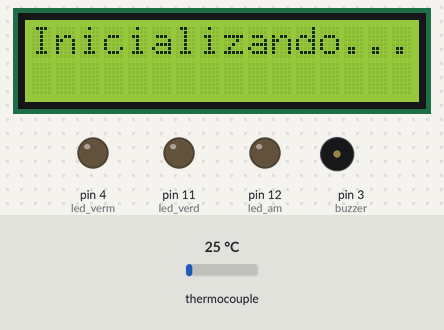
Bench run of a sketch on a simulated Arduino Uno, built with avr-gcc and run on an emulated ATmega328P. On the bench: 16×2 character LCD, output pins drawn as LEDs (lit = HIGH), buzzer (waves = sounding). Inputs (shaded band) come from the test bench; at power-on: thermocouple 25 °C. What the sketch prints to the serial monitor is not drawn.

Above: at 3.1 s.
At 9.3 s:
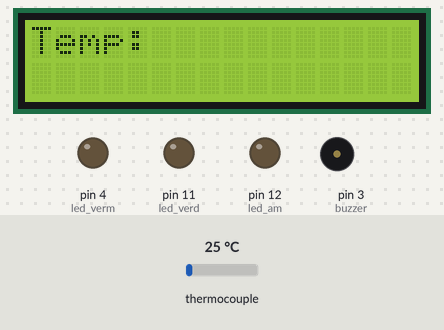
9.4 s: thermocouple set to 145 °C
At 11.4 s:
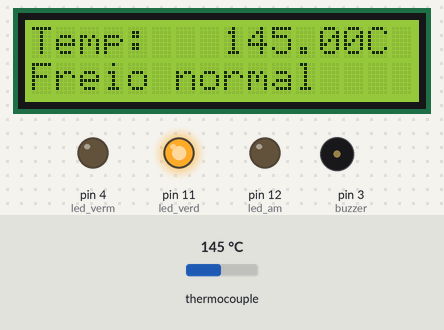
12.6 s: thermocouple set to 155 °C
At 15.3 s:
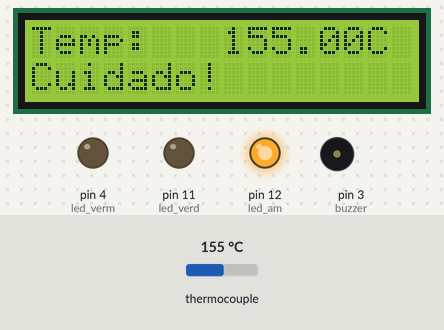
16.4 s: thermocouple set to 6 °C
At 18.6 s:
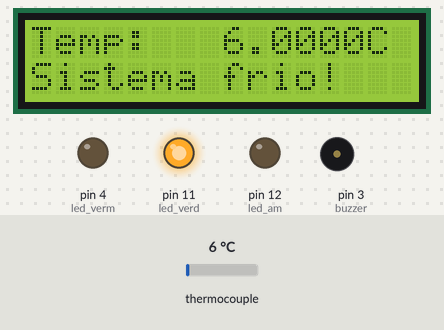
Timing chart, 0 to 20.1 s (numbered marks = the images above; inputs shaded):
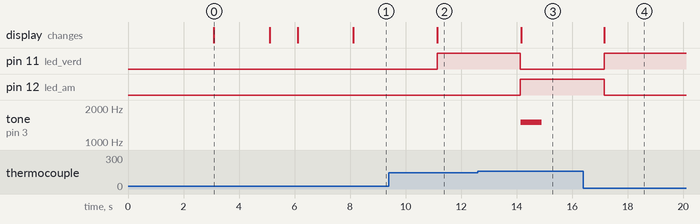

Measured:
- the behaviour switches between 150 and 151 °C on thermocouple (found by bisection; images 2 and 3)
- after the input at 9.4 s, the display: changes after 1.7 s (image 2)
- after the input at 12.6 s, pin 11 (led_verd): HIGH → LOW after 1.5 s; pin 12 (led_am): LOW → HIGH after 1.5 s; tone on pin 3 (buzzer): silent → 1500 Hz after 1.6 s, → silent 0.75 s later; the display: changes after 1.6 s (image 3)
- after the input at 16.4 s, pin 11 (led_verd): LOW → HIGH after 0.75 s; pin 12 (led_am): HIGH → LOW after 0.75 s; tone on pin 3 (buzzer): stops changing and stays silent; the display: changes after 0.75 s (image 4)
- what the display in image 0 shows lasts 2.0 s, from 3.1 s to 5.1 s

The sketch:

Controle03.ino
```cpp
#include <max6675.h>
#include <Wire.h>
#include <LiquidCrystal_I2C.h>

LiquidCrystal_I2C lcd(0x27,16,2);

/* Definições: GPIOs do Arduino utilizado na comunicação com o
   MAX6675 */
#define GPIO_SO       8
#define GPIO_CS       9
#define GPIO_CLK      10

/* Criação de objeto para comunicação com termopar */
MAX6675 termopar(GPIO_CLK, GPIO_CS, GPIO_SO);


//Variáveis globais.
unsigned long time = 0, now1=0, now2=0, now3=0,now4=0;
int led_verm=4, led_verd=11, led_am=12, buzzer=3, qt1=0;
float read_sensor;

/*-----------Funções de alerta-------------------------*/

/*\\\\\\\\\\\\\\\\\\\\\\\\\\\\\\FUNCAO TEMPERATURA MEDIANA\\\\\\\\\\\\\\\\\\\\\\\\\\\\\\\\*/
void normal() //para quando o feio estiver nem quente nem frio
{
  qt1=0;
  lcd.setCursor(0,1);
  lcd.print("Freio normal     "); // freio em condicao normal
  digitalWrite(led_verd, HIGH); // liga led verde
  digitalWrite(led_am, LOW);
  digitalWrite(led_verm, LOW);
}


void freio_frio() // para quando o freio nao estiver quente
{
  qt1=0;
  lcd.setCursor(0,1);
  lcd.print("Sistema frio!     ");
  digitalWrite(led_verd, HIGH); // liga led verde
  digitalWrite(led_am, LOW);
  digitalWrite(led_verm, LOW);
}


void cuidado(){
  digitalWrite(led_verd, LOW);
  digitalWrite(led_am, HIGH); // liga led amarelo
  digitalWrite(led_verm, LOW);

  if((millis()-now1)>=2000) {
       now1=millis();
       lcd.setCursor(0,1);
       lcd.print("Perda de freio!         ");
       if(qt1<=2){
          tone(buzzer,1500, 750);
       }
       qt1++;
    }
  if((millis()-now2)>=4000) {
        now2=millis();
        lcd.setCursor(0,1);
        lcd.print("Cuidado!           ");
      }
}

void perigo() //para quando o freio passar da temp. de perda de freio
{
  digitalWrite(led_verd, LOW);
  digitalWrite(led_am, LOW);
  digitalWrite(led_verm, HIGH); // liga led vermelho

  if((millis()-now3)>=2000) {
       now3=millis();
       lcd.setCursor(0,1);
       lcd.print("Sem freios!      ");
      //Freio superaquecido
       tone(buzzer,1500,1000);

    }
  if((millis()-now4)>=4000) {
         now4=millis();
         lcd.setCursor(0,1);
         lcd.print("");
      }
}


void setup()
{
    Serial.begin(9600);
    //Configurando LCD
    lcd.init();
    lcd.backlight();
    lcd.print("    TEMPTOR   ");
    delay(3000);
    lcd.clear();
    lcd.print("Inicializando...");
    delay(2000);
    lcd.clear();
    delay(1000);
    lcd.print("Inicializando...");
    delay(2000);
    lcd.clear();
    pinMode(buzzer,OUTPUT); // buzzer
    pinMode(led_verd,OUTPUT); // led verde
    pinMode(led_am,OUTPUT); // led amarelo
    pinMode(led_verm,OUTPUT); // led vermelho
    time = millis();
}

/* Programa principal */
void loop(){
    lcd.setCursor(0,0);
    lcd.print("Temp:");
   /*-----------Média móvel-------------*/
    if (millis() - time >= 3000) {
    time = millis();
    read_sensor=termopar.readCelsius();
    Serial.print("Temperatura: ");
    Serial.print(read_sensor);
    Serial.println("C");

    lcd.setCursor(8,0);
    lcd.print(read_sensor);
    lcd.setCursor(14,0);
    lcd.print("C");

    /* Teste de temperatura */
    if (read_sensor <=100) {
      freio_frio();
    }

    else if(read_sensor > 100 && read_sensor <= 150) {
        normal();
    }

    else if(read_sensor > 150 && read_sensor <= 400) {
      cuidado();
    }

    else if(read_sensor > 400) {
      perigo();
    }


  }

}
```
